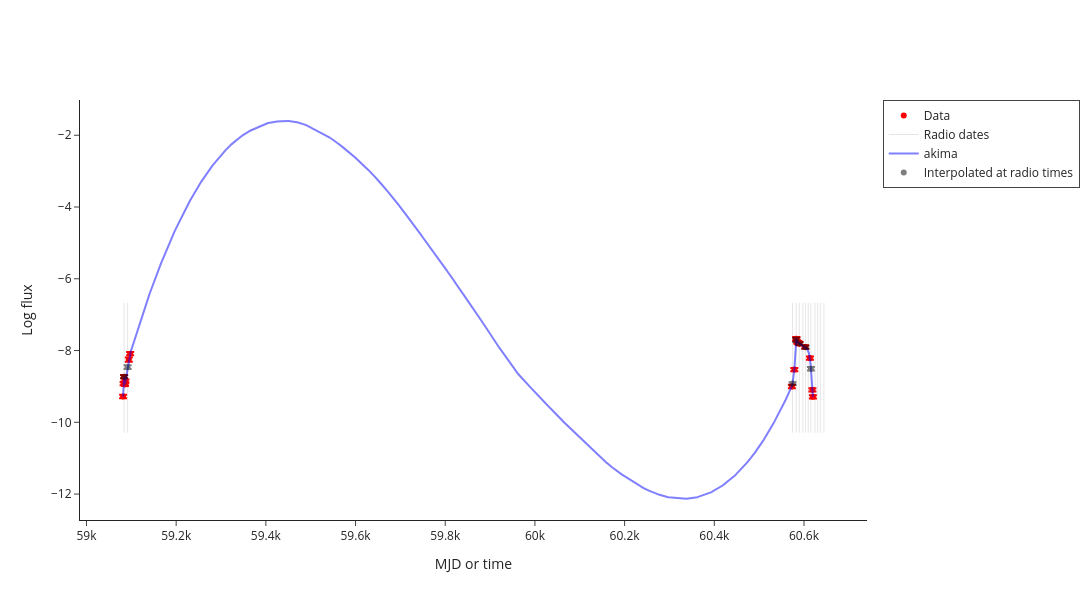

The cell this chart's notebook holds for it:
### Markdown cell above
# Interpolation

### Code cell
interpolated_data = make_interpolated_Lr_Lx_df(radio_df, xray_df, source_df, plotly=True)

### Figure 1 — Plotly figure (JSON) as saved in the notebook; plotly's stock layout.template omitted (floating-point values rounded to 4 significant figures; data arrays with more than 128 entries replaced by an {"elided": "..."} marker saying what was removed)
{"data": [{"error_y": {"array": [0.04647, 0.04601, 0.04591, 0.04591, 0.04591, 0.04593, 0.05948, 0.04586, 0.04638, 0.04609, 0.04594, 0.04577, 0.04587, 0.04593, 0.0458, 0.04585, 0.04581, 0.04584, 0.04606, 0.04671], "type": "data", "visible": true}, "marker": {"color": "red"}, "mode": "markers", "name": "Data", "type": "scatter", "x": [59080.0, 59080.0, 59080.0, 59080.0, 59090.0, 59090.0, 59090.0, 59100.0, 60570.0, 60580.0, 60580.0, 60580.0, 60580.0, 60590.0, 60590.0, 60590.0, 60600.0, 60610.0, 60620.0, 60620.0], "y": [-9.28, -8.921, -8.73, -8.906, -8.945, -8.854, -8.251, -8.088, -9.002, -8.531, -7.679, -7.669, -7.76, -7.781, -7.8, -7.809, -7.899, -8.21, -9.095, -9.289]}, {"marker": {"color": "red", "symbol": "triangle-down"}, "mode": "markers", "name": "3-sigma upper limits", "type": "scatter", "x": [], "y": []}, {"line": {"color": "black", "dash": "solid", "width": 1}, "mode": "lines", "name": "Radio dates", "opacity": 0.1, "showlegend": true, "type": "scatter", "x": [59080.0, 59080.0], "y": [-10.29, -6.669]}, {"line": {"color": "black", "dash": "solid", "width": 1}, "mode": "lines", "opacity": 0.1, "showlegend": false, "type": "scatter", "x": [59090.0, 59090.0], "y": [-10.29, -6.669]}, {"line": {"color": "black", "dash": "solid", "width": 1}, "mode": "lines", "opacity": 0.1, "showlegend": false, "type": "scatter", "x": [60570.0, 60570.0], "y": [-10.29, -6.669]}, {"line": {"color": "black", "dash": "solid", "width": 1}, "mode": "lines", "opacity": 0.1, "showlegend": false, "type": "scatter", "x": [60580.0, 60580.0], "y": [-10.29, -6.669]}, {"line": {"color": "black", "dash": "solid", "width": 1}, "mode": "lines", "opacity": 0.1, "showlegend": false, "type": "scatter", "x": [60590.0, 60590.0], "y": [-10.29, -6.669]}, {"line": {"color": "black", "dash": "solid", "width": 1}, "mode": "lines", "opacity": 0.1, "showlegend": false, "type": "scatter", "x": [60600.0, 60600.0], "y": [-10.29, -6.669]}, {"line": {"color": "black", "dash": "solid", "width": 1}, "mode": "lines", "opacity": 0.1, "showlegend": false, "type": "scatter", "x": [60600.0, 60600.0], "y": [-10.29, -6.669]}, {"line": {"color": "black", "dash": "solid", "width": 1}, "mode": "lines", "opacity": 0.1, "showlegend": false, "type": "scatter", "x": [60610.0, 60610.0], "y": [-10.29, -6.669]}, {"line": {"color": "black", "dash": "solid", "width": 1}, "mode": "lines", "opacity": 0.1, "showlegend": false, "type": "scatter", "x": [60620.0, 60620.0], "y": [-10.29, -6.669]}, {"line": {"color": "black", "dash": "solid", "width": 1}, "mode": "lines", "opacity": 0.1, "showlegend": false, "type": "scatter", "x": [60620.0, 60620.0], "y": [-10.29, -6.669]}, {"line": {"color": "black", "dash": "solid", "width": 1}, "mode": "lines", "opacity": 0.1, "showlegend": false, "type": "scatter", "x": [60630.0, 60630.0], "y": [-10.29, -6.669]}, {"line": {"color": "black", "dash": "solid", "width": 1}, "mode": "lines", "opacity": 0.1, "showlegend": false, "type": "scatter", "x": [60640.0, 60640.0], "y": [-10.29, -6.669]}, {"line": {"color": "black", "dash": "solid", "width": 1}, "mode": "lines", "opacity": 0.1, "showlegend": false, "type": "scatter", "x": [60640.0, 60640.0], "y": [-10.29, -6.669]}, {"line": {"color": "blue", "dash": "solid"}, "mode": "lines", "name": "akima", "opacity": 0.5, "type": "scatter", "x": {"elided": "3076 float values"}, "y": {"elided": "3076 float values"}}, {"error_y": {"array": [0.04465, 0.0509, 0.03979, 0.05949, 0.03528, NaN, 0.04728, NaN, 0.05089, NaN, NaN, NaN, NaN], "type": "data", "visible": true}, "marker": {"color": "black"}, "mode": "markers", "name": "Interpolated at radio times", "opacity": 0.5, "type": "scatter", "x": [59080.0, 59090.0, 60570.0, 60580.0, 60590.0, 60600.0, 60600.0, 60610.0, 60620.0, 60620.0, 60630.0, 60640.0, 60640.0], "y": [-8.731, -8.464, -8.92, -7.702, -7.807, NaN, -7.911, NaN, -8.508, NaN, NaN, NaN, NaN]}, {"marker": {"color": "black", "symbol": "triangle-down"}, "mode": "markers", "showlegend": false, "type": "scatter", "x": [], "y": []}], "layout": {"height": 600, "legend": {"borderwidth": 1}, "width": 1200, "xaxis": {"title": {"text": "MJD or time"}}, "yaxis": {"title": {"text": "Log flux"}}}}
